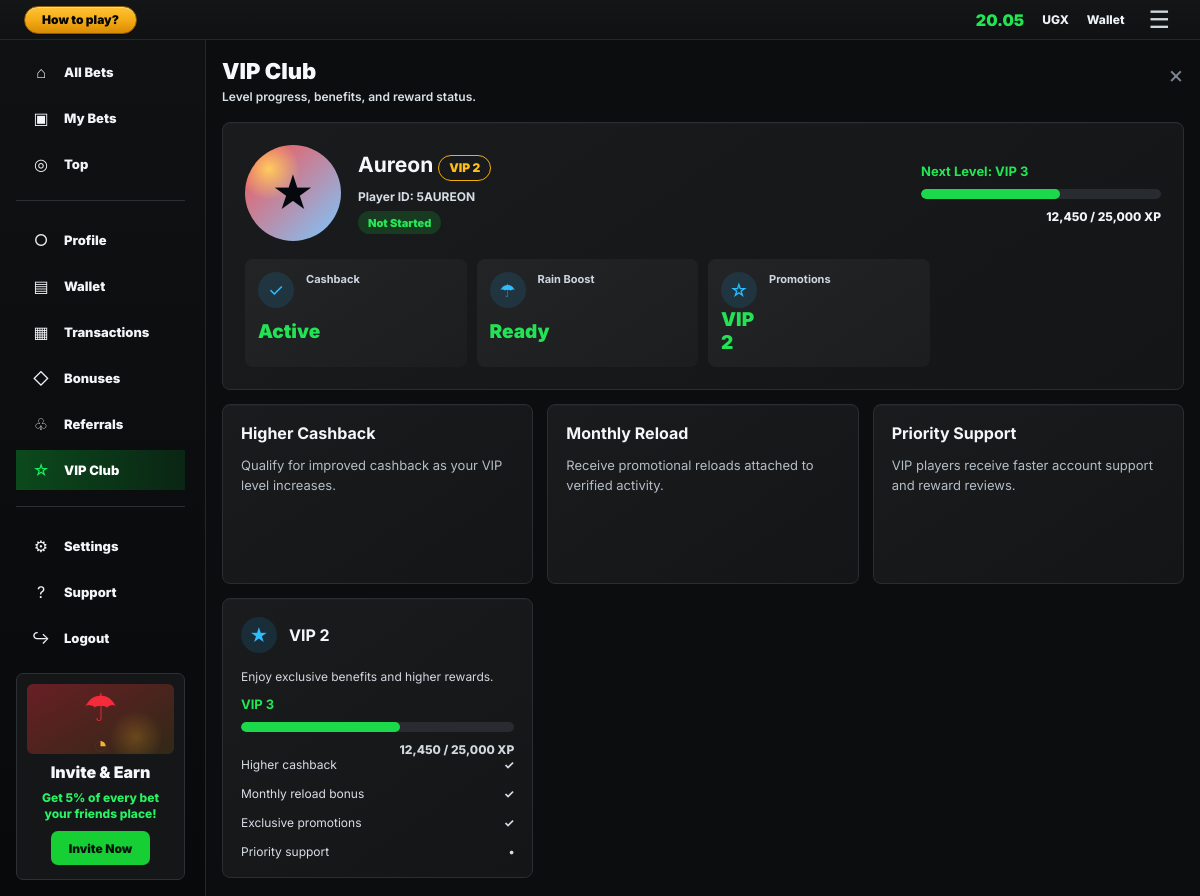
/vip-club/ (signed in), run on an earlier commit of the app's database.
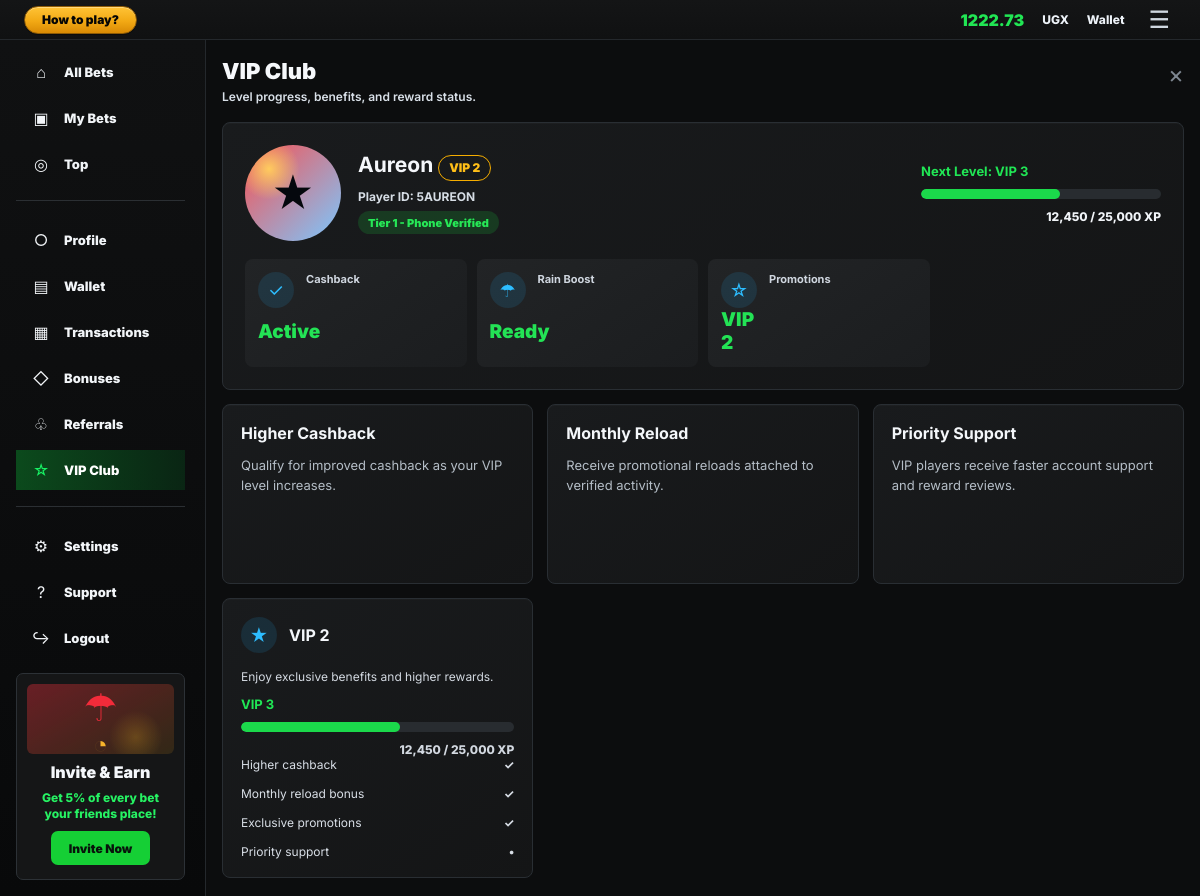
And on a later commit of the database.
### core/models.py (models this page shows, shortened)
class Profile(models.Model):
    KYC_STATUS_CHOICES = [
        ('none', 'Not Started'),
        ('tier_1', 'Tier 1 - Phone Verified'),
        ('tier_2', 'Tier 2 - Basic KYC'),
        ('tier_3', 'Tier 3 - Full KYC'),
        ('rejected', 'Rejected'),
    ]
    user = models.OneToOneField(User, on_delete=models.CASCADE)
    balance = models.DecimalField(max_digits=12, decimal_places=2, default=1000)
    currency = models.CharField(max_length=3, default='UGX')
    phone_number = models.CharField(max_length=20, blank=True)
    kyc_status = models.CharField(max_length=12, choices=KYC_STATUS_CHOICES, default='none')
    daily_deposit_limit = models.DecimalField(max_digits=12, decimal_places=2, default=500000)
    daily_loss_limit = models.DecimalField(max_digits=12, decimal_places=2, default=200000)
    self_excluded_until = models.DateTimeField(null=True, blank=True)
    created_at = models.DateTimeField(auto_now_add=True)

### core/views.py (the view)
# urls.py: path('vip-club/', views.vip_club, name='vip_club'),
@login_required
def vip_club(request):
    profile = get_object_or_404(Profile, user=request.user)
    transactions = Transaction.objects.filter(user=request.user).order_by('-created_at')[:5]
    return render(request, 'core/vip_club.html', {
        'profile': profile,
        'transactions': transactions,
    })

### core/templates/core/vip_club.html (shortened to what this page needs)
{% extends 'core/base.html' %}
{% block content %}
<section class="account-page account-vip-page">
    {% include 'core/partials/account_sidebar.html' %}
    <div class="account-workspace">
        {% include 'core/partials/account_topbar.html' %}
        <main class="account-main">
            <section class="account-content">
                <div class="account-title-row">
                    <div>
                        <h1>VIP Club</h1>
                        <p>Level progress, benefits, and reward status.</p>
                    </div>
                    <a class="account-close-link" href="{% url 'play' %}">×</a>
                </div>
                <section class="account-hero-card compact-hero">
                    <div class="wallet-identity">
                        <div class="wallet-avatar">★</div>
                        <div>
                            <h2>{{ request.user.username }} <em>VIP 2</em></h2>
                            <p>Player ID: {{ request.user.id|stringformat:"s" }}{{ request.user.username|upper|slice:":6" }}</p>
                            <span>{{ profile.get_kyc_status_display }}</span>
                        </div>
                    </div>
                    <div class="wallet-level">
                        <strong>Next Level: VIP 3</strong>
                        <i><b style="width: 58%"></b></i>
                        <p>12,450 / 25,000 XP</p>
                    </div>
                    <div class="account-stat-row">
                        <article><span>✓</span><small>Cashback</small><strong>Active</strong></article>
                        <article><span>☂</span><small>Rain Boost</small><strong>Ready</strong></article>
                        <article><span>☆</span><small>Promotions</small><strong>VIP 2</strong></article>
                    </div>
                </section>
                <div class="account-feature-grid">
                    <section class="account-card support-tile"><h2>Higher Cashback</h2><p>Qualify for improved cashback as your VIP level increases.</p></section>
                    <section class="account-card support-tile"><h2>Monthly Reload</h2><p>Receive promotional reloads attached to verified activity.</p></section>
                    <section class="account-card support-tile"><h2>Priority Support</h2><p>VIP players receive faster account support and reward reviews.</p></section>
                </div>
            </section>
            <aside class="account-right-rail">
                <section class="account-card vip-card">
                    <div class="vip-head"><span>★</span><strong>VIP 2</strong></div>
                    <p>Enjoy exclusive benefits and higher rewards.</p>
                    <div class="wallet-level">
                        <strong>VIP 3</strong>
                        <i><b style="width: 58%"></b></i>
                        <p>12,450 / 25,000 XP</p>
                    </div>
                    <ul>
                        <li>Higher cashback <strong>✓</strong></li>
                        <li>Monthly reload bonus <strong>✓</strong></li>
                        <li>Exclusive promotions <strong>✓</strong></li>
                        <li>Priority support <strong>•</strong></li>
                    </ul>
                </section>
            </aside>
        </main>
    </div>
</section>
{% endblock %}

### core/templates/core/base.html (shortened to what this page needs)
<!DOCTYPE html>
<html lang="en">
<head>
    {% load static %}
    <link rel="stylesheet" href="{% static 'core/css/styles.css' %}?v=aviator-account-pages-20260607">
</head>
<body>
    <main class="container">
        {% block content %}{% endblock %}
    </main>
</body>
</html>

### core/templates/core/partials/account_sidebar.html
<aside class="account-sidebar">
    <a class="account-side-link {% if request.resolver_match.url_name == 'play' %}active{% endif %}" href="{% url 'play' %}"><span>⌂</span> All Bets</a>
    <a class="account-side-link {% if request.resolver_match.url_name == 'bet_history' %}active{% endif %}" href="{% url 'bet_history' %}"><span>▣</span> My Bets</a>
    <a class="account-side-link {% if request.resolver_match.url_name == 'dashboard' %}active{% endif %}" href="{% url 'dashboard' %}"><span>◎</span> Top</a>
    <hr>
    <a class="account-side-link {% if request.resolver_match.url_name == 'profile' %}active{% endif %}" href="{% url 'profile' %}"><span>○</span> Profile</a>
    <a class="account-side-link {% if request.resolver_match.url_name == 'wallet' %}active{% endif %}" href="{% url 'wallet' %}"><span>▤</span> Wallet</a>
    <a class="account-side-link {% if request.resolver_match.url_name == 'transactions' %}active{% endif %}" href="{% url 'transactions' %}"><span>▦</span> Transactions</a>
    <a class="account-side-link {% if request.resolver_match.url_name == 'free_bets' %}active{% endif %}" href="{% url 'free_bets' %}"><span>◇</span> Bonuses</a>
    <a class="account-side-link {% if request.resolver_match.url_name == 'profile' and request.GET.tab == 'referrals' %}active{% endif %}" href="{% url 'profile' %}?tab=referrals"><span>♧</span> Referrals</a>
    <a class="account-side-link {% if request.resolver_match.url_name == 'vip_club' %}active{% endif %}" href="{% url 'vip_club' %}"><span>☆</span> VIP Club</a>
    <hr>
    <a class="account-side-link {% if request.resolver_match.url_name == 'game_limits' %}active{% endif %}" href="{% url 'game_limits' %}"><span>⚙</span> Settings</a>
    <a class="account-side-link {% if request.resolver_match.url_name == 'how_to_play' %}active{% endif %}" href="{% url 'how_to_play' %}"><span>?</span> Support</a>
    <a class="account-side-link" href="{% url 'logout' %}"><span>↪</span> Logout</a>
    <div class="account-invite-card">
        <div class="invite-art">☂<small>◔</small></div>
        <strong>Invite & Earn</strong>
        <p>Get 5% of every bet your friends place!</p>
        <a href="{% url 'profile' %}?tab=referrals">Invite Now</a>
    </div>
</aside>

### core/templates/core/partials/account_topbar.html
<header class="account-topbar">
    <a class="help-chip" href="{% url 'how_to_play' %}">How to play?</a>
    <div>
        <strong>{{ profile.balance|floatformat:2 }}</strong>
        <span>{{ profile.currency }}</span>
        <a href="{% url 'wallet' %}">Wallet</a>
        <button type="button" aria-label="Menu">☰</button>
    </div>
</header>

What changed in the data, as far as the page shows it:
changed Profile "UGX": balance "20.05" → "1222.73"; kyc_status "Not Started" → "Tier 1 - Phone Verified"
